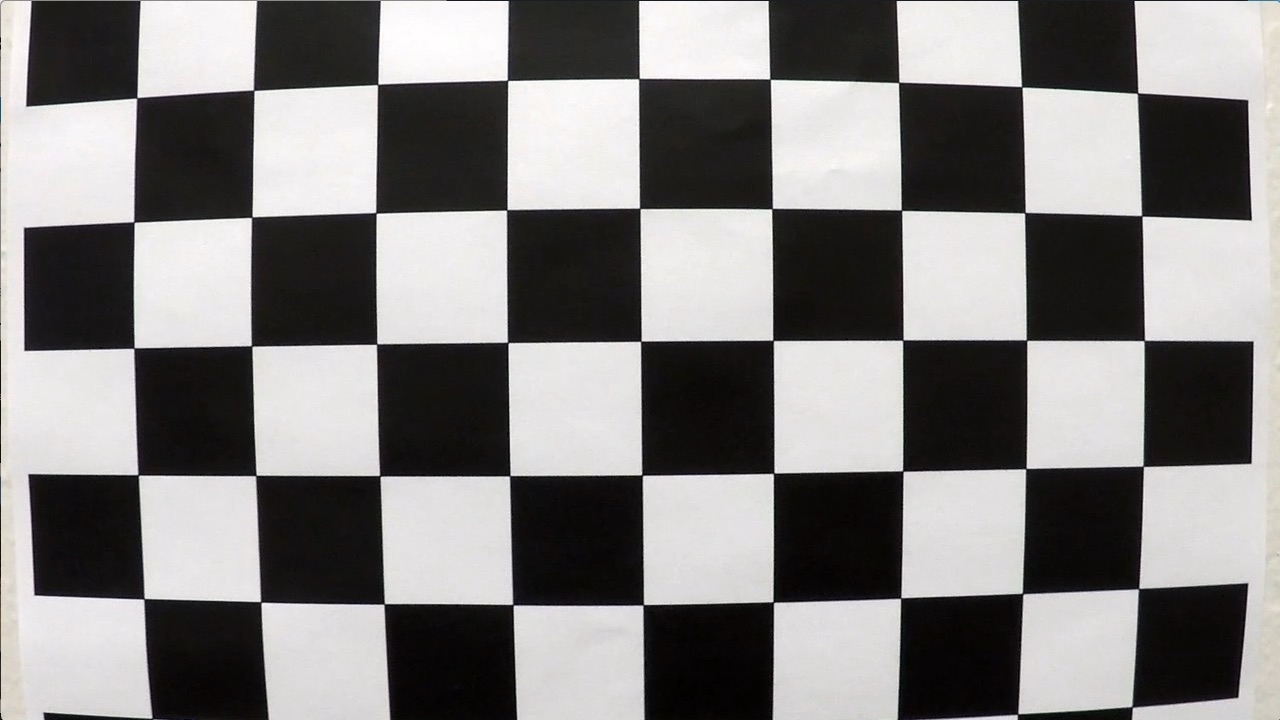
#> input picture Term1/CarND-Advanced-Lane-Lines-P2/camera_cal/calibration1.jpg, 1280 x 720 px; its folder holds 4 pictures in this run
$ python P2.py   (Python 2 division)   (older library calls are emulated)
#> lines starting #> are read from the running program, lines starting #| are printed output that depends on the picture; after the words box and inside, x2 and y2 are one past the last pixel; in counts of white or black regions, pixels touching at a corner belong together

# coding: utf-8

# ## Advanced Lane Finding Project
#
# The goals / steps of this project are the following:
#
# * Compute the camera calibration matrix and distortion coefficients given a set of chessboard images.
# * Apply a distortion correction to raw images.
# * Use color transforms, gradients, etc., to create a thresholded binary image.
# * Apply a perspective transform to rectify binary image ("birds-eye view").
# * Detect lane pixels and fit to find the lane boundary.
# * Determine the curvature of the lane and vehicle position with respect to center.
# * Warp the detected lane boundaries back onto the original image.
# * Output visual display of the lane boundaries and numerical estimation of lane curvature and vehicle position.
#
# ---
# ## First, I'll compute the camera calibration using chessboard images


import numpy as np
import cv2
import glob
import matplotlib.pyplot as plt
import matplotlib.image as mpimg
import os
from ipywidgets import interact, interactive, fixed, interact_manual
import ipywidgets as widgets


# Configuration
plt.rcParams["figure.figsize"] = [16,9]

# Helper-Functions
# add-subplot
def subplot_img(fig, img, col_max, col_idx, title):
    # suplot-parameters index nrow, ncolumns, index
    a = fig.add_subplot(1, col_max, col_idx)
    img_plot = plt.imshow(img)
    # set Ttile of subplot
    a.set_title(title)
    return a

# add-subplot
# [7 lines left out: function subplot_data, not called in this run]

class Camera():
    #
    def __init__(self):
        # Inital-Camera Values
        self.mtx =[]
        #distortion coefficients
        self.dist=[]
        # rotation vector
        self.rvecs=[]
        # translation vector
        self.tvecs=[]


    #images_folder_name = 'camera_cal/calibration*.jpg'
    #size = (9,6)
    def calibrateByChessboard(self, images_folder_name, size, draw_corners = True):
        # initialize variables
#> called with size = (9, 6), draw_corners = True
        col_max = 2

        # prepare object points, like (0,0,0), (1,0,0), (2,0,0) ....,(6,5,0)
        objp = np.zeros((size[0]*size[1],3), np.float32)
        objp[:,:2] = np.mgrid[0:size[0],0:size[1]].T.reshape(-1,2)

        # Arrays to store object points and image points from all the images.
        objpoints = [] # 3d points in real world space
        imgpoints = [] # 2d points in image plane.

        # Make a list of calibration images
        images = glob.glob(images_folder_name)
        # Step through the list and search for chessboard corners
        for fname in images:
            img = cv2.imread(fname)
#> img is the input picture: shape (720, 1280, 3); mean B, G, R 127.8, 128.4, 130.1
            gray = cv2.cvtColor(img,cv2.COLOR_BGR2GRAY)


            # Find the chessboard corners
            ret, corners = cv2.findChessboardCorners(gray, size,None)
#> ret = False; corners = None
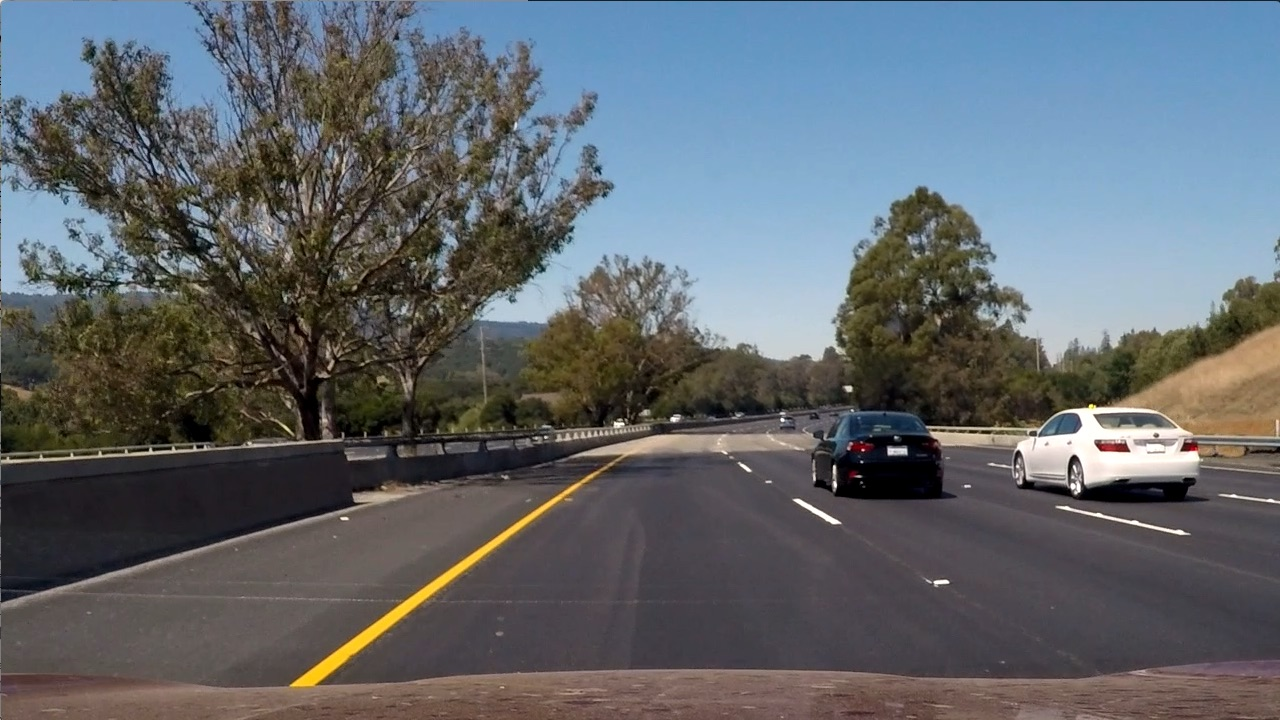
#> input picture Term1/CarND-Advanced-Lane-Lines-P2/test_images/test6.jpg, 1280 x 720 px, found by its file name
#> further down, img is the input picture: shape (720, 1280, 3); mean R, G, B 97, 102.6, 107.9

            # If found, add object points, image points
            if ret == True:
                objpoints.append(objp)
                imgpoints.append(corners)

                # Draw and display the corners
                if draw_corners == True:
                    # define new figure
                    fig = plt.figure()
                    subplot_img(fig, img, col_max, 1, "original")
                    img_mod = cv2.drawChessboardCorners(img, size, corners, ret)
                    subplot_img(fig, img, col_max, 2, "Corners")
            else:
                print("No Corners have been found for:" + fname)

        # Check that object points, image points are not empty
        if(len(objpoints) > 0) and (len(imgpoints) > 0):
            # Use cv2.calibrateCamera() and cv2.undistort()
            ret, self.mtx, self.dist, self.rvecs, self.tvecs = \
            cv2.calibrateCamera(objpoints, imgpoints, gray.shape[::-1],None,None)


    # returns the undistorted image
    def undistort(self,img):
        undist = cv2.undistort(img, self.mtx, self.dist, None, self.mtx)
        return undist


class Image():

    def __init__(self, img, interact_plot=False, show_plot=False):
        # Save-Image Structure
#> called with interact_plot = False, show_plot = False
        self.img = img
        # Save Plot-Configuration for Test-Images
        self.show_plot = show_plot
        # Save Interact Configuration for Testing Thresholds
        self.interact_plot = interact_plot

        #Convert to Gray
        self.gray = cv2.cvtColor(img,cv2.COLOR_RGB2GRAY)
        #convert to hls-image
        self.hls = cv2.cvtColor(img, cv2.COLOR_RGB2HLS)
#> self.hls: shape (720, 1280, 3); mean of channels 0, 1, 2 76.7, 100.5, 55.8

    def white_thresh(self, w_thresh_min= 200, w_thresh_max = 255):
        # Apply White-color-mask
        mask_white = cv2.inRange(self.gray, w_thresh_min, w_thresh_max)
        white_image = cv2.bitwise_and(self.gray, mask_white)
        white_binary = np.zeros_like(white_image)
        white_binary[(white_image >= w_thresh_min) & (white_image <= w_thresh_max)] = 1

        if self.interact_plot == True:
            plt.imshow(white_binary)
            plt.show()

        return white_binary

    # img should be gray-image
    def abs_sobel_thresh(self, sobel_kernel=3, thresh_min=20, thresh_max=100):
        # Calculate directional gradient
        # Sobel x
#> called with sobel_kernel = 3, thresh_min = 30, thresh_max = 100
        sobelx = cv2.Sobel(self.gray, cv2.CV_64F, 1, 0) # Take the derivative in x
        abs_sobelx = np.absolute(sobelx) # Absolute x derivative to accentuate lines away from horizontal
        scaled_sobel = np.uint8(255*abs_sobelx/np.max(abs_sobelx))

        # Threshold x gradient
        sxbinary = np.zeros_like(scaled_sobel)
        sxbinary[(scaled_sobel >= thresh_min) & (scaled_sobel <= thresh_max)] = 1
        if self.interact_plot == True:
            plt.imshow(sxbinary)
            plt.show()

        return sxbinary

    def mag_thresh(self, sobel_kernel=3, m_thresh_min= 0, m_thresh_max= 255):
        # Calculate gradient magnitude
        # Take both Sobel x and y gradients
#> called with sobel_kernel = 9, m_thresh_min = 50, m_thresh_max = 200
        sobelx = cv2.Sobel(self.gray, cv2.CV_64F, 1, 0, ksize=sobel_kernel)
        sobely = cv2.Sobel(self.gray, cv2.CV_64F, 0, 1, ksize=sobel_kernel)
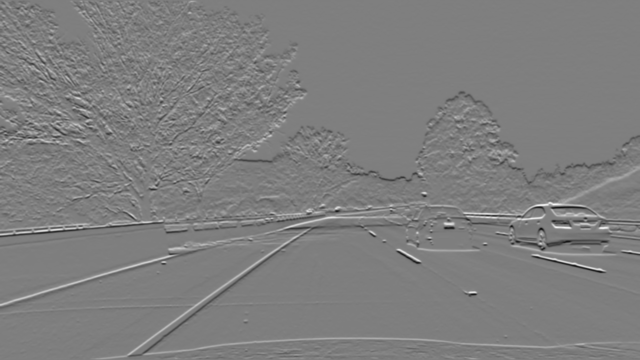
#> sobely: shape (720, 1280) float64 (shown at 1/2 size); min -1673987, max 1691325, mean -1425.6; drawn with min black and max white
        # Calculate the gradient magnitude
        gradmag = np.sqrt(sobelx**2 + sobely**2)
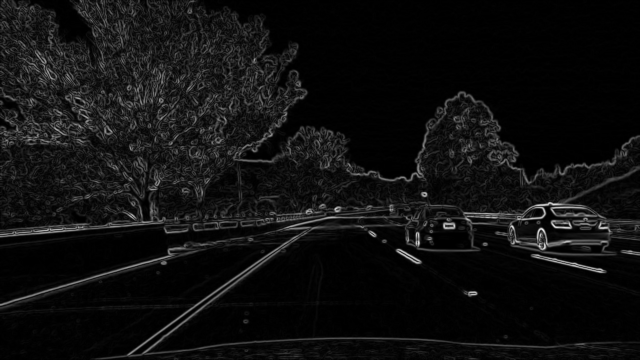
#> gradmag: shape (720, 1280) float64 (shown at 1/2 size); min 0, max 1851590.3, mean 118204.8; drawn with min black and max white
        # Rescale to 8 bit
        scale_factor = np.max(gradmag)/255
#> scale_factor = 7261.1
        gradmag = (gradmag/scale_factor).astype(np.uint8)
#> in white_thresh, `mask_white = cv2.inRange(self.gray, w_thresh_min, w_thresh_max)`:
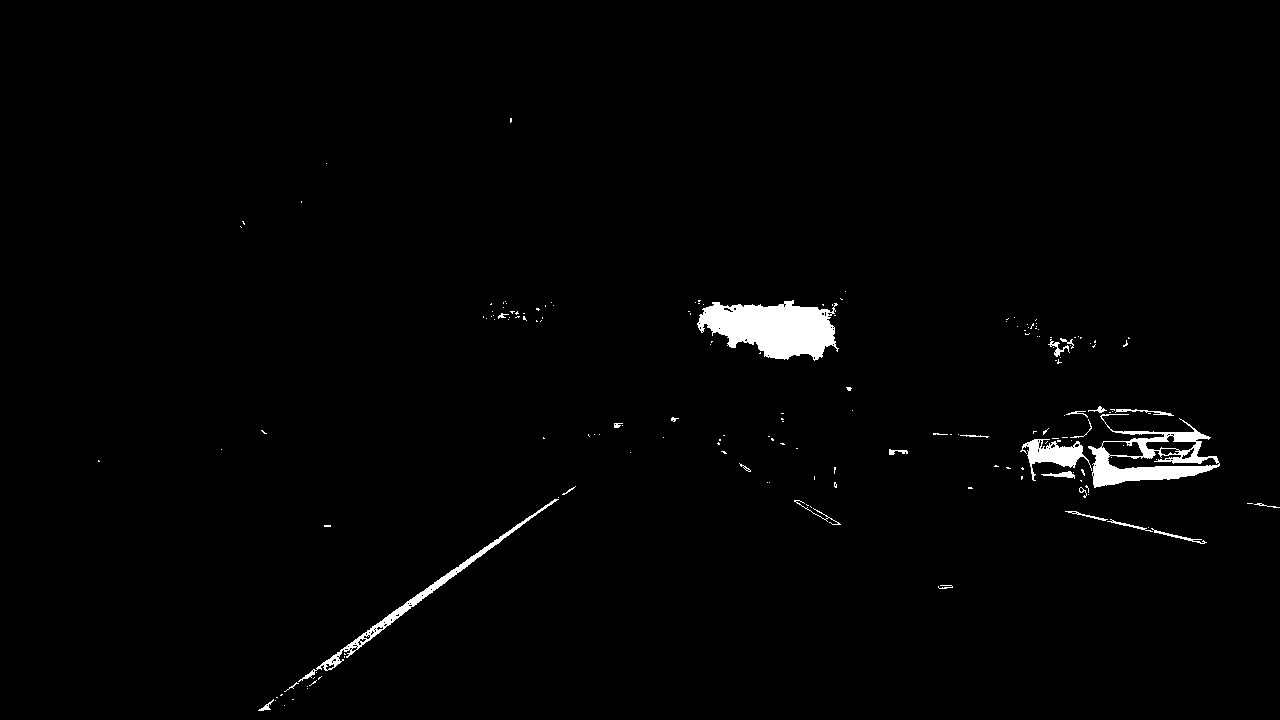
#> mask_white: shape (720, 1280); 1.5% white; 176 white regions (148 under 20 px), largest, box (x1, y1, x2, y2) and area: (697, 300, 839, 361) 5571, (1088, 414, 1220, 488) 3381, (298, 499, 559, 682) 1725
#> (the rest of the program and of its run is left out)
